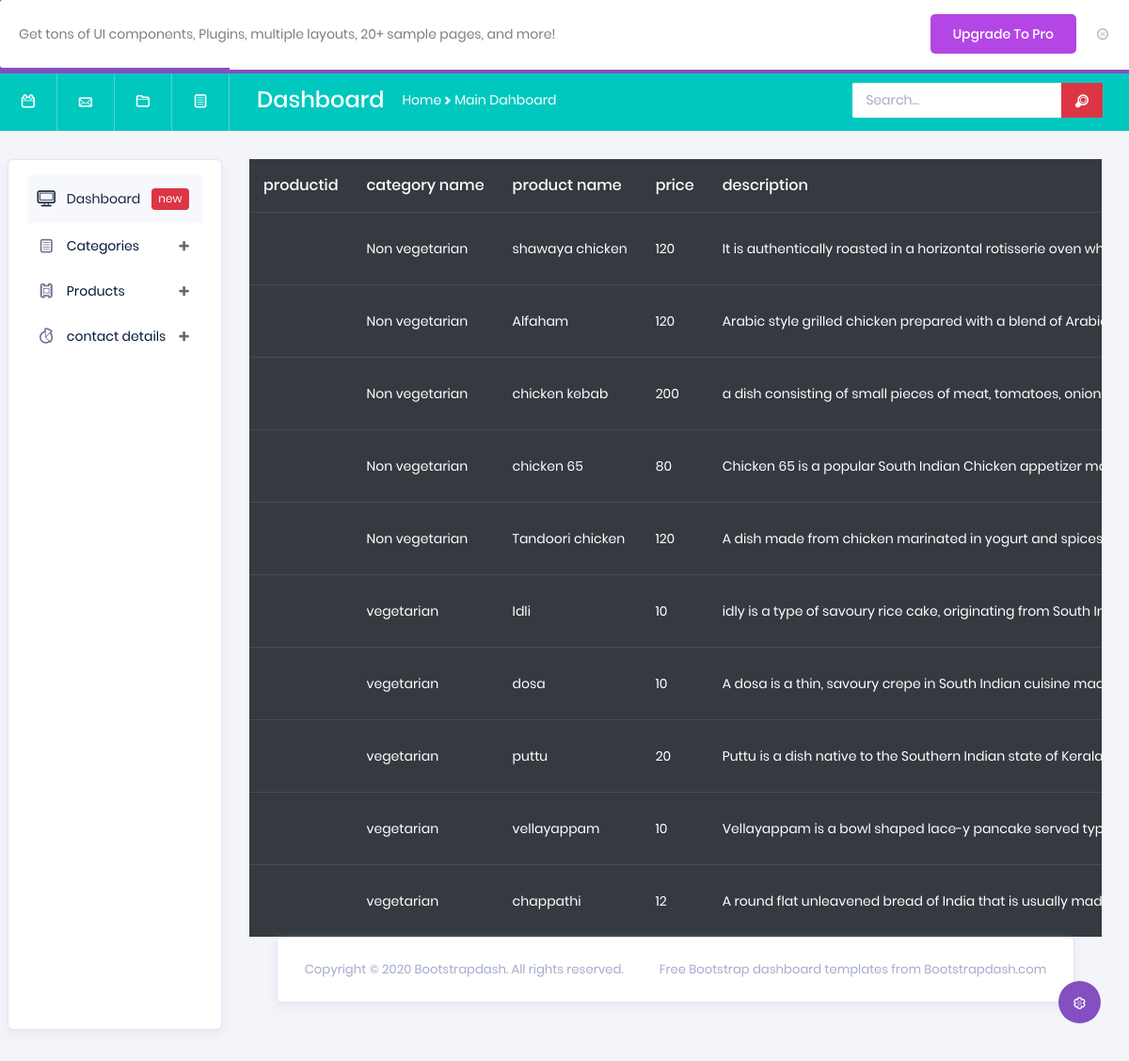
Screenshot of /arabapp/product_display/ with the database file from the repository.
### arabapp/models.py (models this page shows)
class productdb(models.Model):
    category = models.CharField(max_length=100,null=True,blank=True)
    productname = models.CharField(max_length=100,null=True,blank=True)
    price = models.IntegerField(null=True,blank=True)
    description = models.CharField(max_length=100,null=True,blank=True)
    productimage = models.ImageField(upload_to="productimages",null=True,blank=True)

### arabapp/views.py (the view)
# urls.py: path('product_display/', views.product_display, name="product_display"),
def product_display(request):
    data2=productdb.objects.all()
    return render(request,"product_display2.html",{'data2':data2})

### arabapp/templates/product_display2.html (shortened to what this page needs)
<!DOCTYPE html>
{% extends 'index.html' %}
{% block content %}
<html lang="en">
<head>
</head>
<body>
<div class="table-responsive">
                      <table class="table table-dark">
                        <thead>
                          <tr>
                            <th>productid</th>
                            <th>category name</th>
                            <th>product name</th>
                            <th>price</th>
                            <th>description</th>
                          </tr>
                        </thead>
                        <tbody>
                        {% for i in data2 %}
                          <tr>
                            <td>{{i.productid}}</td>
                            <td>{{i.category}}</td>
                            <td>{{i.productname}}</td>
                            <td>{{i.price}}</td>
                            <td>{{i.description}}</td>
                          </tr>
                        {% endfor %}
                        </tbody>
                      </table>
                    </div>
</body>
</html>
{% endblock %}

### rows the page displays
productdb: category "Non vegetarian", productname "shawaya chicken", price "120", description "It is authentically roasted in a horizontal rotisserie oven…"
productdb: category "Non vegetarian", productname "Alfaham", price "120", description "Arabic style grilled chicken prepared with a blend of…"
productdb: category "Non vegetarian", productname "chicken kebab", price "200", description "a dish consisting of small pieces of meat, tomatoes,…"
productdb: category "Non vegetarian", productname "chicken 65", price "80", description "Chicken 65 is a popular South Indian Chicken appetizer…"
productdb: category "Non vegetarian", productname "Tandoori chicken", price "120", description "A dish made from chicken marinated in yogurt and spices…"
productdb: category "vegetarian", productname "Idli", price "10", description "idly is a type of savoury rice cake, originating from South…"
productdb: category "vegetarian", productname "dosa", price "10", description "A dosa is a thin, savoury crepe in South Indian cuisine…"
productdb: category "vegetarian", productname "puttu", price "20", description "Puttu is a dish native to the Southern Indian state of…"
productdb: category "vegetarian", productname "vellayappam", price "10", description "Vellayappam is a bowl shaped lace-y pancake served…"
productdb: category "vegetarian", productname "chappathi", price "12", description "A round flat unleavened bread of India that is usually…"
